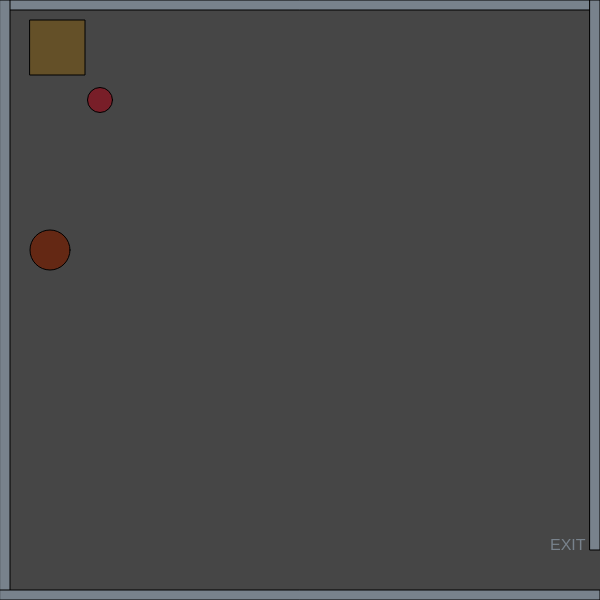
Frame 1 (no input)
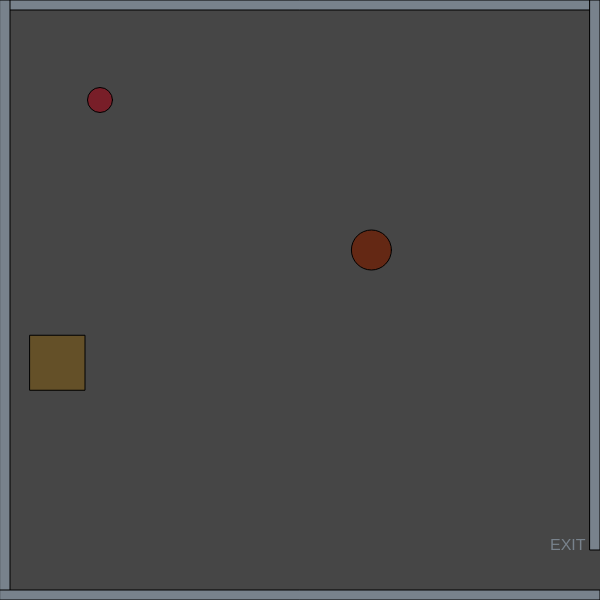
Frame 60 (no input)
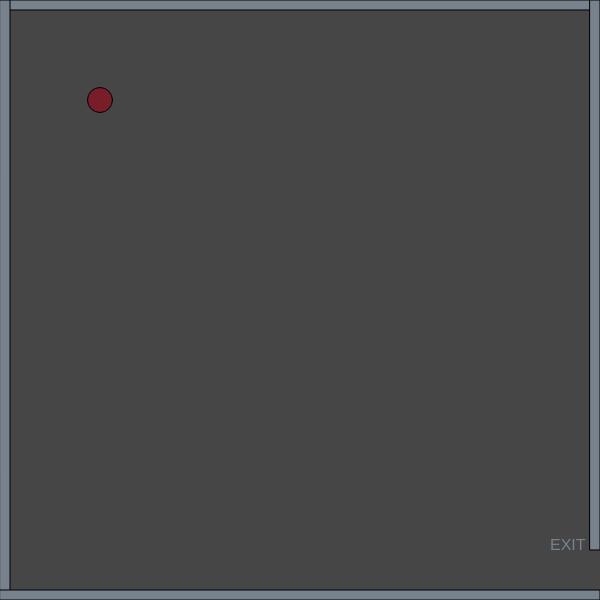
Frame 120 (the mouse pressed at the canvas centre since frame 60)

The p5.js sketch that drew these frames (run headless with seeded random() and noise() and a simulated clock; from frame 60 on, the mouse is pressed at the canvas centre):

// p5.js sketch
// ── sketch.js
var x = 50;
var y = 250;
var diameter = 40;

var squareX = 30;
var squareY = 20;


var w = 87; 
var s = 83;
var a = 65;
var d = 68;

var playerX = 100;
var playerY = 100;

var mouseShapeX;
var mouseShapeY;

function setup() {
    createCanvas(600, 600);
}
function draw() {
    background(70);
    fill(100, 40, 20);
    circle(x, y, diameter);
    x += random(1, 10);

    fill(100, 80, 40);
    square(squareX, squareY,55);
    squareY += random(1, 10);


    drawPlayer();
    playerMovement();

    fill(120,130,140);
    circle(mouseShapeX, mouseShapeY, 25);

    createBorders(10);
    
    textSize(16);
    text("EXIT", width-50,height-50)
    
    if(playerX > width && playerY > width-50)
    {
        fill(0);
        stroke(5);
        textSize(26);
        text("You Win!", width/2-50, height/2-50);
    }
}


function createPlayer(x,y)
{
    playerX = x;
    playerY = y;
    console.log(playerX);
}

function drawPlayer()
{
    fill(120,30,40);
    circle(playerX,playerY,25);
}



function mouseClicked()
{
    mouseShapeX = mouseX;
    mouseShapeY = mouseY;
}

function playerMovement()
{
    if(keyIsDown(w))
    {
        playerY -= 10;   
    }
    if(keyIsDown(s))
    {
        playerY += 10;   
    }
    if(keyIsDown(a))
    {
        playerX -= 10;   
    }
    if(keyIsDown(d))
    {
        playerX += 10;   
    }
}

function createBorders(thickness)
{
    // top border
    rect(0,0,width,thickness);
    // left border
    rect(0,0,thickness,height);
    // bottom border
    rect(0, height-thickness,width, thickness);
    //right border
    rect(width-thickness,0,thickness,height-50);
}
